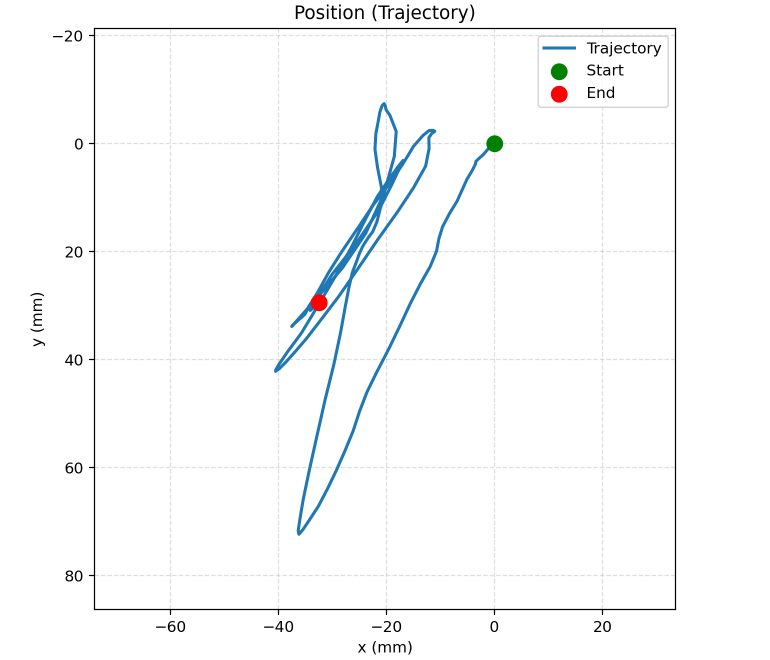
#> input picture 20251110_160715_straight/camera_straight_position.png, 1540 x 1320 px (shown at 1/2 size)
$ python -i realtime_camera_multithreaded.py   (imports and definitions only)
#> lines starting #> are read from the running program, lines starting #| are printed output that depends on the picture; after the words box and inside, x2 and y2 are one past the last pixel; in counts of white or black regions, pixels touching at a corner belong together
#> further down, picture is the input picture: shape (1320, 1540, 3); mean B, G, R 250.7, 250.2, 249.3
# -*- coding: utf-8 -*-
"""
多執行緒即時相機追蹤
解決單執行緒丟幀問題
----------------------------------------------------------------------
架構：
- Thread 1: 專門快速讀取相機幀（不做處理）
- Thread 2: 從佇列取出幀並處理
- 這樣可以盡可能不丟失相機的幀
"""

import os
import cv2
import time
import numpy as np
import threading
import queue
from datetime import datetime
from collections import deque

# ========== 設定 ==========
CAMERA_INDEX      = 1
CAM_WIDTH         = 1280
CAM_HEIGHT        = 720
CAM_FPS_REQ       = 120

# 顏色遮罩（黃 + 白）
HSV_YELLOW_LO = np.array([15, 60, 120], dtype=np.uint8)
HSV_YELLOW_HI = np.array([35, 255, 255], dtype=np.uint8)
HSV_WHITE_LO  = np.array([0,  0, 200], dtype=np.uint8)
HSV_WHITE_HI  = np.array([180, 60, 255], dtype=np.uint8)
MIN_CONTOUR_AREA = 50

# 佇列設定
FRAME_QUEUE_SIZE = 120  # 可以緩存 1 秒的幀（120 FPS）
PROCESS_QUEUE_SIZE = 10  # 處理結果佇列

# 統計資訊
class Stats:
    def __init__(self):
        self.frames_captured = 0
        self.frames_processed = 0
        self.frames_dropped = 0
        self.capture_fps = 0.0
        self.process_fps = 0.0
        self.lock = threading.Lock()

    # [9 lines left out: functions update_capture, update_process, not called in this run]

    def dropped_frame(self):
        with self.lock:
            self.frames_dropped += 1

    # [10 lines left out: function get_info, not called in this run]

stats = Stats()

# ========== 影像處理函數 ==========
def process_frame(frame):
    """完整的影像處理流程"""
    hsv = cv2.cvtColor(frame, cv2.COLOR_BGR2HSV)
#> hsv: shape (1320, 1540, 3); mean H, S, V 1.4, 2.8, 251.1
    mask_y = cv2.inRange(hsv, HSV_YELLOW_LO, HSV_YELLOW_HI)
#> mask_y: shape (1320, 1540); every value is 0
    mask_w = cv2.inRange(hsv, HSV_WHITE_LO, HSV_WHITE_HI)
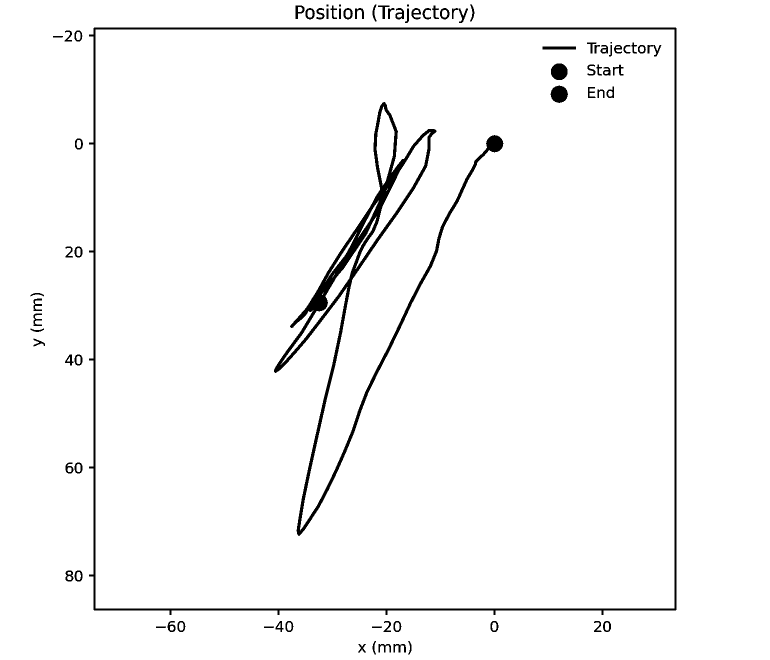
#> mask_w: shape (1320, 1540) (shown at 1/2 size); 97.2% white; 79 black regions (4 under 20 px), largest, box (x1, y1, x2, y2) and area: (548, 204, 1007, 1072) 25200, (178, 55, 1353, 1230) 18984, (1101, 171, 1136, 206) 917
    mask = cv2.bitwise_or(mask_y, mask_w)
    mask = cv2.morphologyEx(mask, cv2.MORPH_OPEN, np.ones((3,3), np.uint8), iterations=1)
#> mask: shape (1320, 1540); 97.2% white; 72 black regions (4 under 20 px), largest, box (x1, y1, x2, y2) and area: (548, 204, 1007, 1072) 25521, (178, 55, 1353, 1230) 18984, (1101, 171, 1136, 206) 917
    mask = cv2.morphologyEx(mask, cv2.MORPH_CLOSE, np.ones((5,5), np.uint8), iterations=1)
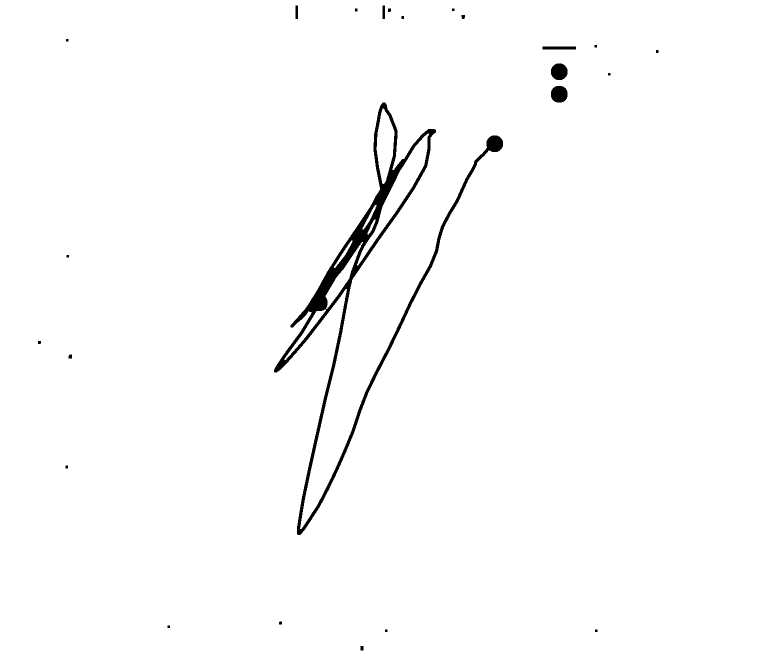
#> mask: shape (1320, 1540) (shown at 1/2 size); 98.6% white; 24 black regions, largest, box (x1, y1, x2, y2) and area: (548, 205, 1006, 1070) 25481, (1102, 172, 1135, 205) 905, (1102, 127, 1135, 160) 885

    cnts, _ = cv2.findContours(mask, cv2.RETR_EXTERNAL, cv2.CHAIN_APPROX_SIMPLE)
#> cnts = [[[0, 0], [0, 1319], [1539, 1319], [1539, 0]]]

    result = {
        'found': False,
        'center': None,
        'angle': None,
        'box': None
    }

    if cnts:
        cnt = max(cnts, key=cv2.contourArea)
#> cnt = [[0, 0], [0, 1319], [1539, 1319], [1539, 0]]
        if cv2.contourArea(cnt) >= MIN_CONTOUR_AREA:
            rect = cv2.minAreaRect(cnt)
#> rect = ((769.5, 659.5), (1319, 1539), -90)
            (cx, cy), (rw, rh), rect_angle = rect
#> cx = 769.5; cy = 659.5; rw = 1319; rh = 1539; rect_angle = -90
            box = cv2.boxPoints(rect).astype(int)
#> box = [[1539, 1319], [0, 1319], [0, 0], [1539, 0]]

            result['found'] = True
            result['center'] = (cx, cy)
            result['angle'] = rect_angle
            result['box'] = box

    return result

# ========== Thread 1: 相機讀取 ==========
# [239 lines left out: functions capture_thread, process_thread, main, not called in this run]

# [2 lines not run here, left out]

>>> import cv2
>>> picture = cv2.imread('20251110_160715_straight/camera_straight_position.png')
>>> result = process_frame(picture)
#> result = {'found': True, 'center': (769.5, 659.5), 'angle': -90, 'box': [[1539, 1319], [0, 1319], [0, 0], [1539, 0]]}

$ run again, on 20251110_160715_straight/camera_straight_speed_orientation.png
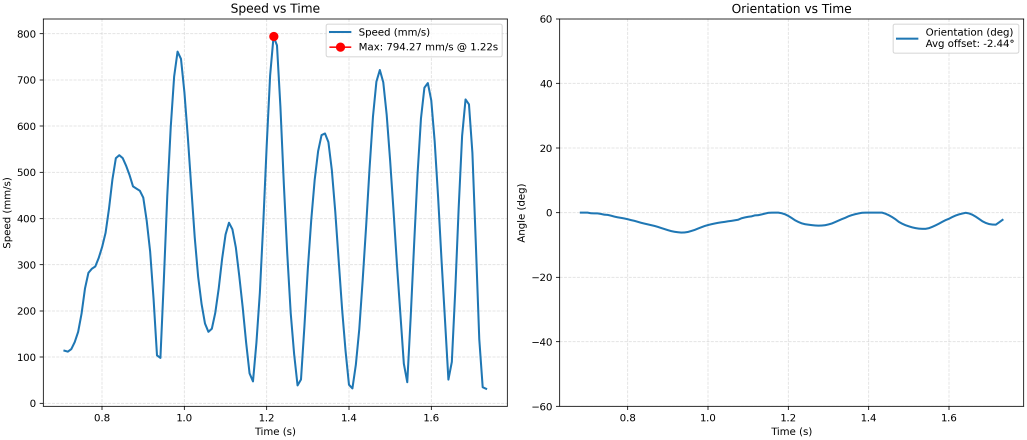
#> input picture 20251110_160715_straight/camera_straight_speed_orientation.png, 3080 x 1320 px (shown at 1/3 size)
#> picture is the input picture: shape (1320, 3080, 3); mean B, G, R 249.8, 248.4, 246.6
#> hsv: shape (1320, 3080, 3); mean H, S, V 2.6, 4.5, 249.8
#> mask_y: shape (1320, 3080); every value is 0
#> in process_frame, `mask_w = cv2.inRange(hsv, HSV_WHITE_LO, HSV_WHITE_HI)`:
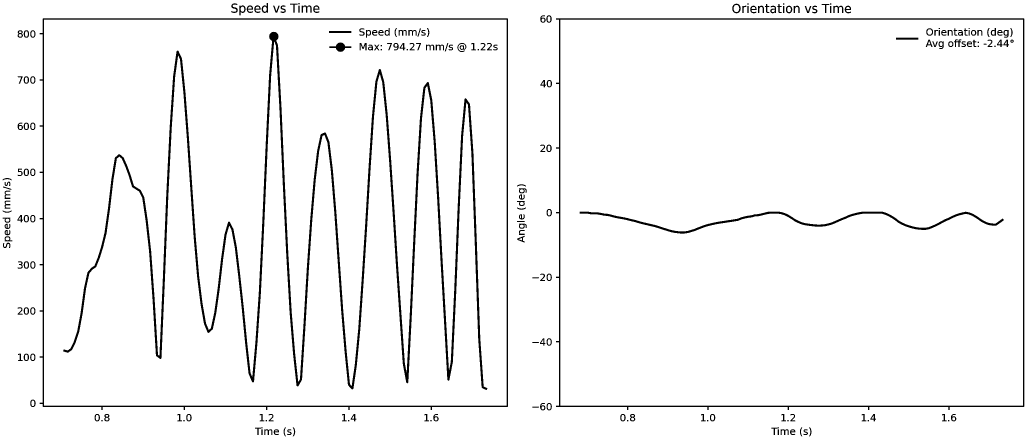
#> mask_w: shape (1320, 3080) (shown at 1/3 size); 96% white; 211 black regions (23 under 20 px), largest, box (x1, y1, x2, y2) and area: (190, 95, 1462, 1170) 82630, (119, 55, 1524, 1230) 20932, (1668, 55, 3073, 1230) 20862
#> in process_frame, `mask = cv2.morphologyEx(mask, cv2.MORPH_CLOSE, np.ones((5,5), np.uint8..`:
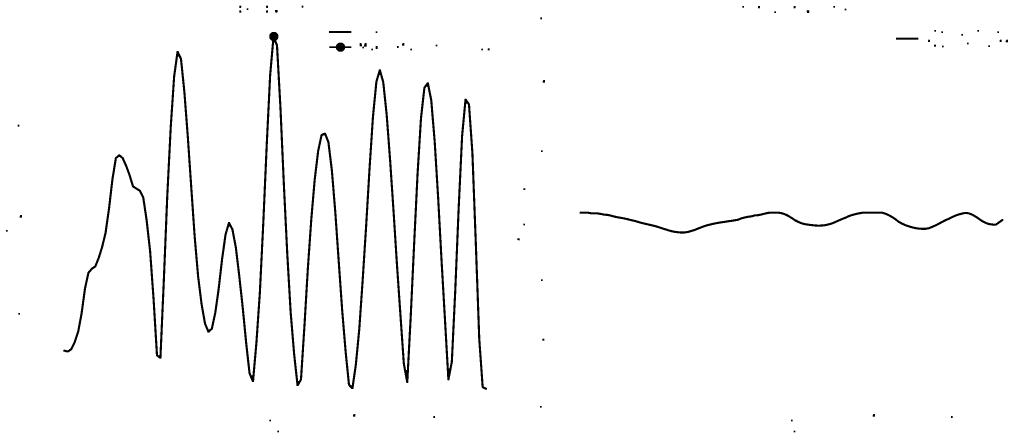
#> mask: shape (1320, 3080) (shown at 1/3 size); 97.7% white; 63 black regions, largest, box (x1, y1, x2, y2) and area: (190, 96, 1461, 1169) 82634, (1739, 635, 3010, 701) 8477, (988, 128, 1054, 155) 804
#> cnts = [[[0, 0], [0, 1319], [3079, 1319], [3079, 0]]]
#> cnt = [[0, 0], [0, 1319], [3079, 1319], [3079, 0]]
#> rect = ((1539.5, 659.5), (1319, 3079), -90)
#> cx = 1539.5; cy = 659.5; rw = 1319; rh = 3079; rect_angle = -90
#> box = [[3078, 1318], [0, 1318], [0, 0], [3078, 0]]
#> result = {'found': True, 'center': (1539.5, 659.5), 'angle': -90, 'box': [[3078, 1318], [0, 1318], [0, 0], [3078, 0]]}
